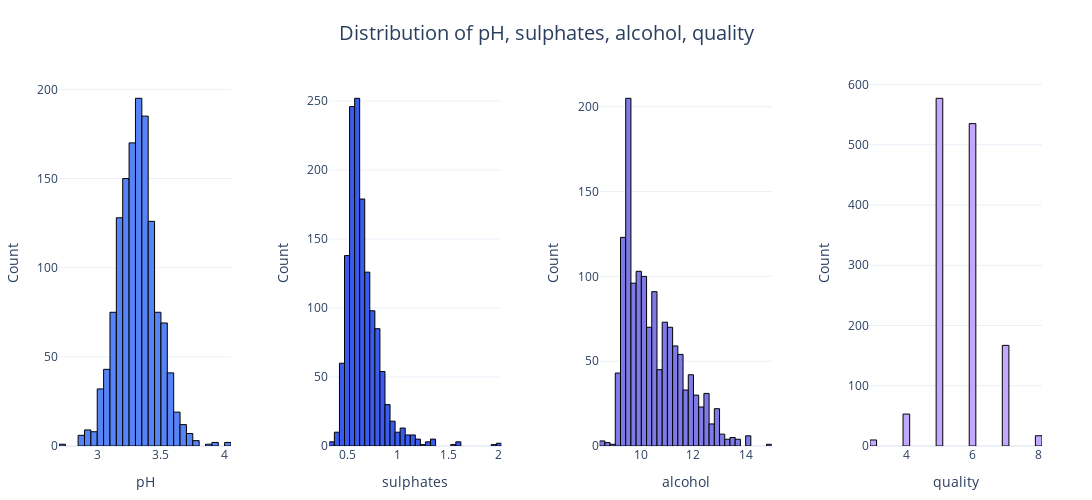

Source (notebook cell):
### Code cell
plot_histograms(wine_df, ["pH", "sulphates", "alcohol", "quality"], save_path="images/histograms2.png")

### Figure 1 — Plotly figure (JSON) as saved in the notebook; plotly's stock layout.template omitted (floating-point values rounded to 4 significant figures; data arrays with more than 128 entries replaced by an {"elided": "..."} marker saying what was removed)
{"data": [{"marker": {"color": "#5684F7", "line": {"color": "#000000", "width": 1}}, "name": "pH", "nbinsx": 40, "type": "histogram", "x": {"elided": "1359 float values"}, "xaxis": "x", "yaxis": "y"}, {"marker": {"color": "#3A5CED", "line": {"color": "#000000", "width": 1}}, "name": "sulphates", "nbinsx": 40, "type": "histogram", "x": {"elided": "1359 float values"}, "xaxis": "x2", "yaxis": "y2"}, {"marker": {"color": "#7E7AE6", "line": {"color": "#000000", "width": 1}}, "name": "alcohol", "nbinsx": 40, "type": "histogram", "x": {"elided": "1359 float values"}, "xaxis": "x3", "yaxis": "y3"}, {"marker": {"color": "#C2A9FF", "line": {"color": "#000000", "width": 1}}, "name": "quality", "nbinsx": 40, "type": "histogram", "x": {"elided": "1359 int values"}, "xaxis": "x4", "yaxis": "y4"}], "layout": {"height": 500, "margin": {"b": 50, "l": 50, "r": 50, "t": 80}, "showlegend": false, "title": {"font": {"size": 20}, "text": "Distribution of pH, sulphates, alcohol, quality", "x": 0.5}, "width": 1600, "xaxis": {"anchor": "y", "domain": [0, 0.175], "title": {"font": {"size": 14}, "text": "pH"}}, "xaxis2": {"anchor": "y2", "domain": [0.275, 0.45], "title": {"font": {"size": 14}, "text": "sulphates"}}, "xaxis3": {"anchor": "y3", "domain": [0.55, 0.725], "title": {"font": {"size": 14}, "text": "alcohol"}}, "xaxis4": {"anchor": "y4", "domain": [0.825, 1], "title": {"font": {"size": 14}, "text": "quality"}}, "yaxis": {"anchor": "x", "domain": [0, 1], "title": {"font": {"size": 14}, "text": "Count"}}, "yaxis2": {"anchor": "x2", "domain": [0, 1], "title": {"font": {"size": 14}, "text": "Count"}}, "yaxis3": {"anchor": "x3", "domain": [0, 1], "title": {"font": {"size": 14}, "text": "Count"}}, "yaxis4": {"anchor": "x4", "domain": [0, 1], "title": {"font": {"size": 14}, "text": "Count"}}}}
